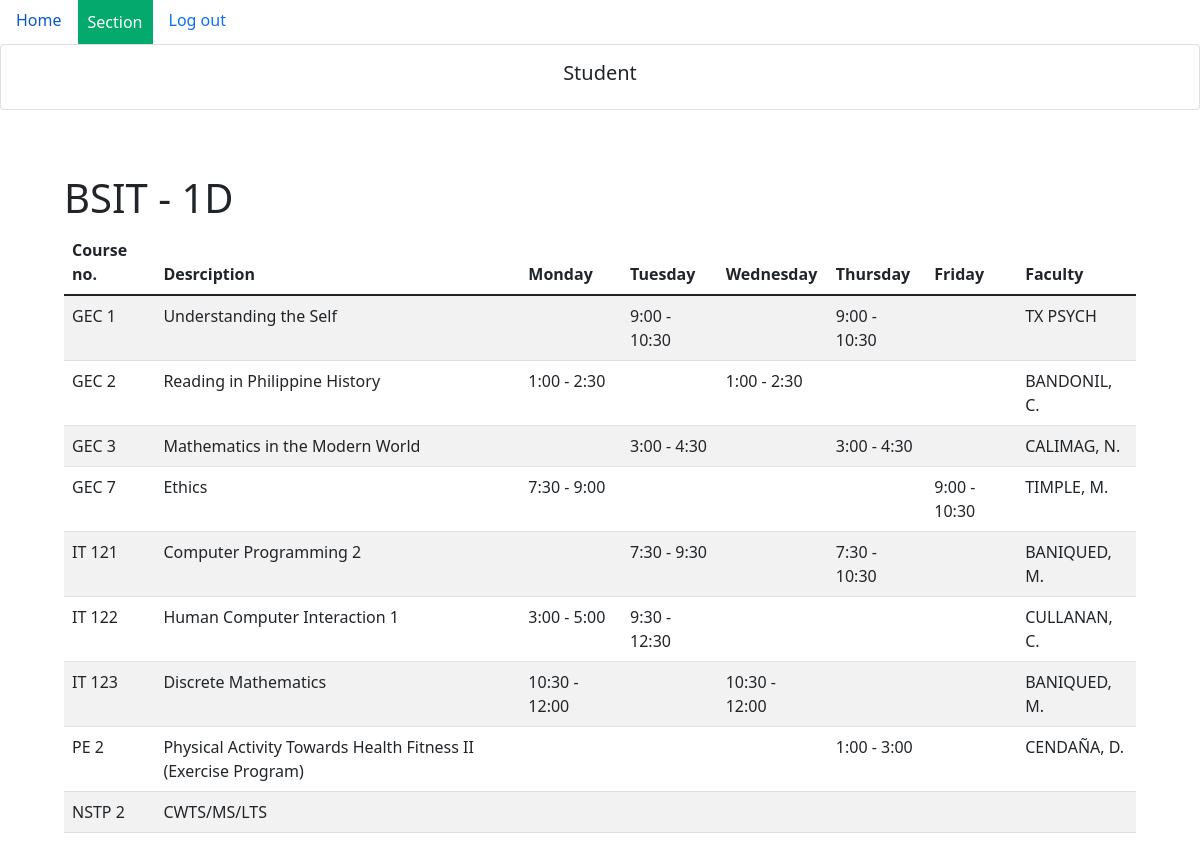
Screenshot of /bsit_1d.php (signed in) with the database file from the repository.
### tables this page shows
CREATE TABLE `bsit_1d` (
  `id` int(11) NOT NULL,
  `coursenum` varchar(255) NOT NULL,
  `description` varchar(255) NOT NULL,
  `monday` varchar(255) NOT NULL,
  `monday_stat` varchar(255) NOT NULL,
  `tuesday` varchar(255) NOT NULL,
  `tue_stat` varchar(255) NOT NULL,
  `wednesday` varchar(255) NOT NULL,
  `wed_stat` varchar(255) NOT NULL,
  `thursday` varchar(255) NOT NULL,
  `thu_stat` varchar(255) NOT NULL,
  `friday` varchar(255) NOT NULL,
  `fri_stat` varchar(255) NOT NULL,
  `faculty` varchar(255) NOT NULL
);

### php/bsit_1d_members.php (called while the page is built)
<?php
if (isset($_SESSION['username']) && isset($_SESSION['id'])) {
    $sql = "SELECT * FROM bsit_1d ORDER BY id ASC";
    $res = mysqli_query($conn, $sql);
}else{
	header("Location: index.php");
}

### bsit_1d.php (the view, shortened to what this page needs)
<?php
include "db_conn.php";
if (isset($_SESSION['username']) && isset($_SESSION['id'])) {   ?>
	<!DOCTYPE html>
	<html>
	<head>
		<link rel="stylesheet" href="./css/dropdownmenu.css">
		<link href="https://cdn.jsdelivr.net/npm/bootstrap@5.1.3/dist/css/bootstrap.min.css" rel="stylesheet">
	</head>
	<body>
		<?php if ($_SESSION['role'] == 'admin') { ?>
			<nav class="nav">
				<a class="nav-link active" aria-current="page" href="#"><b>Isabela State University</b></a>
				<div class="dropdown">
					<button class="dropbtn">Section</button>
					<div class="dropdown-content">
						<a href="home.php">BSIT 1A</a>
                        <a href="bsit_1b.php">BSIT 1B</a>
                        <a href="bsit_1c.php">BSIT 1C</a>
                        <a href="bsit_1e.php">BSIT 1E</a>
					</div>
				</div>
				<a class="nav-link" href="logout.php" style="color: tomato;">Log out</a>
			</nav>
			<div class="card">
				<div class="card-body text-center">
					<h2 class="card-title" style="text-align: center;">
						Administrator
						<?= $_SESSION['name'] ?>
					</h2>
				</div>
				<div class="p-3 m-5">
					<?php include 'php/bsit_1d_members.php';
					if (mysqli_num_rows($res) > 0) { ?>
						<h1 class="display-4 fs-1">BSIT - 1D</h1>
						<table class="table table-striped" style="width: 100%;">
							<thead>
								<tr>
									<th scope="col" style="display: none;">#</th>
									<th scope="col">Course no.</th>
									<th scope="col">Desrciption</th>
									<th scope="col">Monday</th>
									<th scope="col">Tuesday</th>
									<th scope="col">Wednesday</th>
									<th scope="col">Thursday</th>
									<th scope="col">Friday</th>
									<th scope="col">Faculty</th>
									<th scope="col">Action</th>
								</tr>
							</thead>
							<tbody>
								<?php
								$i = 1;
								while ($rows = mysqli_fetch_assoc($res)) { ?>
									<tr>
										<th scope="row" style="display: none;"><?= $i ?></th>
										<td><?= $rows['coursenum'] ?></td>
										<td><?= $rows['description'] ?></td>
										<td><?= $rows['monday'] ?><br><i style="color: tomato;"><?= $rows['monday_stat'] ?></i></td>
										<td><?= $rows['tuesday'] ?><br><i style="color: tomato;"><?= $rows['tue_stat'] ?></i></td>
										<td><?= $rows['wednesday'] ?><br><i style="color: tomato;"><?= $rows['wed_stat'] ?></i></td>
										<td><?= $rows['thursday'] ?><br><i style="color: tomato;"><?= $rows['thu_stat'] ?></i></td>
										<td><?= $rows['friday'] ?><br><i style="color: tomato;"><?= $rows['fri_stat'] ?></i></td>
										<td><?= $rows['faculty'] ?></td>
										<td>
											<a href="bsit_1d_update.php?id=<?= $rows['id'] ?>" class="btn btn-success">Update</a>
										</td>
									</tr>
								<?php $i++;
								} ?>
							</tbody>
						</table>
					<?php } ?>
					<table>
						<thead>
							<tr>
								<th>
									<form method="POST" action="send_email.php">
										<button name="send" class="btn btn-primary"><span class="glyphicon glyphicon-envelope"></span>Send notification</button>
									</form>
								</th>
								<th>
									<form action="php/update_clear.php" method="post">
										<input hidden type="monday_stat" class="form-control" name="monday_stat" id="monday_stat" value="">
										<input hidden type="tue_stat" class="form-control" name="tue_stat" id="tue_stat" value="">
										<input hidden type="wed_stat" class="form-control" name="wed_stat" id="wed_stat" value="">
										<input hidden type="thu_stat" class="form-control" name="thu_stat" id="thu_stat" value="">
										<input hidden type="fri_stat" class="form-control" name="fri_stat" id="fri_stat" value="">
										<input type="text" name="id" value="<?= $row['id'] ?>" hidden>
										<button type="submit" name="update" class="btn btn-danger">
											Reset schedule
										</button>
									</form>
								</th>
							</tr>
						</thead>
					</table>
					<?php
					if (isset($_SESSION['status'])) {
						if ($_SESSION['status'] == "ok") {
					?>
							<div class="alert alert-info""><?php echo $_SESSION['result'] ?></div>
												<?php
											} else {
												?>
													<div class=" alert alert-danger"><?php echo $_SESSION['result'] ?></div>
					<?php
											}
											unset($_SESSION['result']);
											unset($_SESSION['status']);
										}
					?><br><br><br>
				</div>
			<?php } else { ?>
				<nav class="nav">
				<a class="nav-link active" aria-current="page" href="#">Home</a>
				<div class="dropdown">
					<button class="dropbtn">Section</button>
				</div>
				<a class="nav-link" href="logout.php">Log out</a>
			</nav>
				<div class="card">
					<div class="card-body text-center">
						<h5 class="card-title" style="text-align: center;">
							Student
						</h5>
					</div>
				</div>
				<div class="p-3 m-5">
					<?php include 'php/bsit_1d_members.php';
					if (mysqli_num_rows($res) > 0) { ?>
						<h1 class="display-4 fs-1">BSIT - 1D</h1>
						<table class="table table-striped" style="width: 100%;">
							<thead>
								<tr>
									<th scope="col">Course no.</th>
									<th scope="col">Desrciption</th>
									<th scope="col">Monday</th>
									<th scope="col">Tuesday</th>
									<th scope="col">Wednesday</th>
									<th scope="col">Thursday</th>
									<th scope="col">Friday</th>
									<th scope="col">Faculty</th>
								</tr>
							</thead>
							<tbody>
								<?php
								while ($rows = mysqli_fetch_assoc($res)) { ?>
									<tr>
										<td><?= $rows['coursenum'] ?></td>
										<td><?= $rows['description'] ?></td>
										<td><?= $rows['monday'] ?><br><i style="color: tomato;"><?= $rows['monday_stat'] ?></i></td>
										<td><?= $rows['tuesday'] ?><br><i style="color: tomato;"><?= $rows['tue_stat'] ?></i></td>
										<td><?= $rows['wednesday'] ?><br><i style="color: tomato;"><?= $rows['wed_stat'] ?></i></td>
										<td><?= $rows['thursday'] ?><br><i style="color: tomato;"><?= $rows['thu_stat'] ?></i></td>
										<td><?= $rows['friday'] ?><br><i style="color: tomato;"><?= $rows['fri_stat'] ?></i></td>
										<td><?= $rows['faculty'] ?></td>
									</tr>
								<?php $i++;
								} ?>
							</tbody>
						</table>
					<?php } ?>
				</div>
			<?php } ?>
	</body>
	</html>
<?php } else {
	header("Location: index.php");
} ?>

### css/dropdownmenu.css (style rules this page uses)
.dropbtn { background-color: #04AA6D; color: white; padding: 10px; font-size: 16px; border: none; }
.dropdown { position: relative; display: inline-block; }
* { box-sizing: border-box; }

### rows the page displays
bsit_1d: coursenum "GEC 1", description "Understanding the Self", tuesday "9:00 - 10:30", thursday "9:00 - 10:30", faculty "TX PSYCH"
bsit_1d: coursenum "GEC 2", description "Reading in Philippine History", monday "1:00 - 2:30", wednesday "1:00 - 2:30", faculty "BANDONIL, C."
bsit_1d: coursenum "GEC 3", description "Mathematics in the Modern World", tuesday "3:00 - 4:30", thursday "3:00 - 4:30", faculty "CALIMAG, N."
bsit_1d: coursenum "GEC 7", description "Ethics", monday "7:30 - 9:00", friday "9:00 - 10:30", faculty "TIMPLE, M."
bsit_1d: coursenum "IT 121", description "Computer Programming 2", tuesday "7:30 - 9:30", thursday "7:30 - 10:30", faculty "BANIQUED, M."
bsit_1d: coursenum "IT 122", description "Human Computer Interaction 1", monday "3:00 - 5:00", tuesday "9:30 - 12:30", faculty "CULLANAN, C."
bsit_1d: coursenum "IT 123", description "Discrete Mathematics", monday "10:30 - 12:00", wednesday "10:30 - 12:00", faculty "BANIQUED, M."
bsit_1d: coursenum "PE 2", description "Physical Activity Towards Health Fitness II (Exercise Program)", thursday "1:00 - 3:00", faculty "CENDAÑA, D."
bsit_1d: coursenum "NSTP 2", description "CWTS/MS/LTS"
